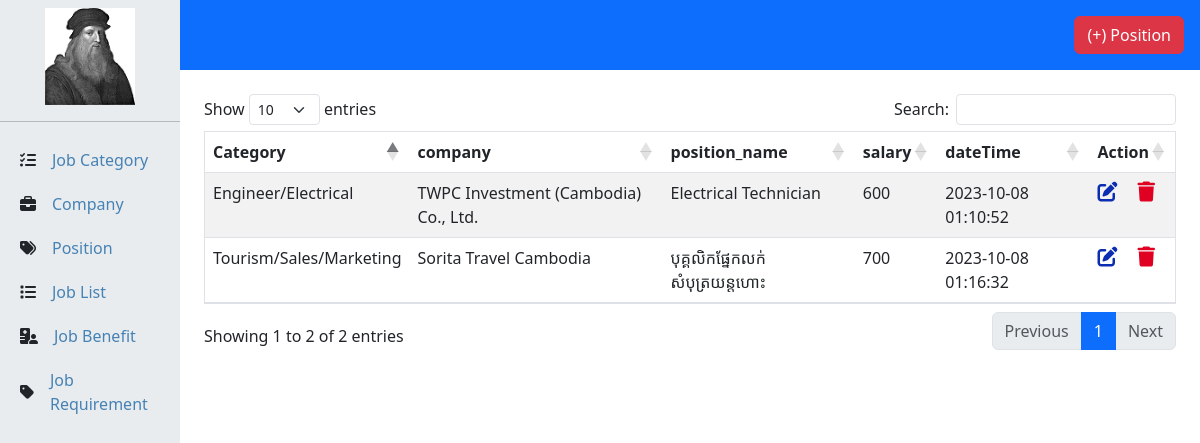
Page /admin/position.php on the committed database.
### tables this page shows
CREATE TABLE `position` (
  `position_id` int(50) NOT NULL,
  `category_id` int(50) NOT NULL,
  `company_id` int(50) NOT NULL,
  `position_name` varchar(50) NOT NULL,
  `salary` double NOT NULL,
  `dateTime` timestamp NOT NULL DEFAULT current_timestamp()
);

CREATE TABLE `job_category` (
  `category_Id` int(50) NOT NULL,
  `category_name` varchar(50) NOT NULL,
  `description` varchar(100) DEFAULT NULL
);

CREATE TABLE `company_partner` (
  `company_id` int(50) NOT NULL,
  `company_name` varchar(50) NOT NULL,
  `logo` varchar(50) NOT NULL,
  `location` varchar(50) NOT NULL,
  `phone_number` varchar(50) NOT NULL,
  `description` longtext NOT NULL
);

### admin/position.php (the view, shortened to what this page needs)
<!DOCTYPE html>
<html lang="en">
<head>
    <link rel="stylesheet" href="../css/admin.css">
    <link rel="stylesheet" href="../css/job_category.css">
    <link href="https://cdn.jsdelivr.net/npm/bootstrap@5.3.2/dist/css/bootstrap.min.css" rel="stylesheet"
>
    <link rel="stylesheet" href="https://cdnjs.cloudflare.com/ajax/libs/font-awesome/6.4.2/css/all.min.css"
 />
    <link rel="stylesheet" href="https://cdnjs.cloudflare.com/ajax/libs/twitter-bootstrap/5.3.0/css/bootstrap.min.css">
    <link rel="stylesheet" href="https://cdn.datatables.net/1.13.6/css/dataTables.bootstrap5.min.css">
</head>
<div class="right-side bg-primary p-3 d-flex justify-content-end">
    <button type="button" class="btn btn-danger" data-bs-toggle="modal" data-bs-target="#exampleModal">
        (+) Position
    </button>
</div>
<div class="right-side-first px-4 mt-4">
    <table id="example" class="table table-striped border" style="width:100%">
        <thead>
            <tr>
                <th>Category</th>
                <th>company</th>
                <th>position_name</th>
                <th>salary</th>
                <th>dateTime</th>
                <th>Action</th>
            </tr>
        </thead>
        <tbody>
            <?php
                include("../connect/connect.php");
                $str = "SELECT * FROM job_category jc INNER JOIN position pos ON jc.category_Id = pos.category_id INNER JOIN company_partner cp ON cp.company_id = pos.company_id";
                $result = mysqli_query($conn,$str);
                while($row = mysqli_fetch_assoc($result)){
            ?>
            <tr>
                <td>
                    <?php echo $row['category_name']; ?>
                </td>
                <td>
                    <?php echo $row['company_name']; ?>
                </td>
                <td>
                    <?php echo $row['position_name']; ?>
                </td>
                <td>
                    <?php echo $row['salary']; ?>
                </td>
                <td>
                    <?php echo $row['dateTime']; ?>
                </td>
                <td>
                    <a href="../editComponent/positionEdit.php?position_id=<?php echo $row['position_id']; ?>"><i
                            class="fas fa-edit fa-spin fs-5 me-3" style="color: #0b2db1;"></i></a>
                    <a
                        href="../serviceImpl/positionImpl.php?position_id=<?php echo $row['position_id']; ?> &btnDelete=btnDelete"><i
                            class="fa-solid fa-trash fa-shake fs-5" style="color: #e00022;"></i></a>
                </td>
            </tr>
            <?php } ?>
        </tbody>
    </table>
</div>
<body>
</body>
</html>

### css/admin.css (style rules this page uses)
* { margin: 0; padding: 0; box-sizing: border-box; }
.left-side-bar { width: 15%; height: 100vh; position: fixed; overflow-y: scroll ; }
.right-side { margin-left: 15%; width: 85%; }
.left-side-first >ul { margin: 0; padding: 0; list-style: none; }
.left-side-first >ul>li { padding: 10px 20px; display: flex; align-items: center; }
.left-side-first >ul>li>a { display: block; text-decoration: none; color: steelblue; }

### css/job_category.css (style rules this page uses)
.right-side-first { margin-left: 15%; }

### rows in the picture
position: category.category_name "Engineer/Electrical", company.company_name "TWPC Investment (Cambodia) Co., Ltd.", position_name "Electrical Technician", salary "600", dateTime "2023-10-08 01:10:52"
position: category.category_name "Tourism/Sales/Marketing", company.company_name "Sorita Travel Cambodia", position_name "បុគ្គលិកផ្នែកលក់សំបុត្រយន្ដហោះ", salary "700", dateTime "2023-10-08 01:16:32"
